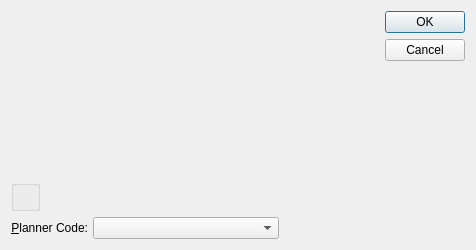
<?xml version="1.0" encoding="UTF-8"?>
<ui version="4.0">
 <comment>This file is part of the xTuple ERP: PostBooks Edition, a free and
open source Enterprise Resource Planning software suite,
Copyright (c) 1999-2019 by OpenMFG LLC, d/b/a xTuple.
It is licensed to you under the Common Public Attribution License
version 1.0, the full text of which (including xTuple-specific Exhibits)
is available at www.xtuple.com/CPAL.  By using this software, you agree
to be bound by its terms.</comment>
 <class>assignItemToPlannerCode</class>
 <widget class="QDialog" name="assignItemToPlannerCode">
  <property name="geometry">
   <rect>
    <x>0</x>
    <y>0</y>
    <width>476</width>
    <height>250</height>
   </rect>
  </property>
  <property name="windowTitle">
   <string>Assign Item to Planner Code</string>
  </property>
  <layout class="QGridLayout" name="gridLayout">
   <item row="0" column="0">
    <layout class="QHBoxLayout" name="horizontalLayout">
     <item>
      <widget class="ItemCluster" name="_item"/>
     </item>
     <item>
      <spacer name="Spacer33">
       <property name="orientation">
        <enum>Qt::Horizontal</enum>
       </property>
       <property name="sizeType">
        <enum>QSizePolicy::Expanding</enum>
       </property>
       <property name="sizeHint" stdset="0">
        <size>
         <width>13</width>
         <height>61</height>
        </size>
       </property>
      </spacer>
     </item>
     <item>
      <widget class="QDialogButtonBox" name="_buttonBox">
       <property name="orientation">
        <enum>Qt::Vertical</enum>
       </property>
       <property name="standardButtons">
        <set>QDialogButtonBox::Cancel|QDialogButtonBox::Ok</set>
       </property>
      </widget>
     </item>
    </layout>
   </item>
   <item row="1" column="0">
    <layout class="QHBoxLayout">
     <property name="spacing">
      <number>0</number>
     </property>
     <item>
      <widget class="WarehouseGroup" name="_warehouse">
       <property name="title">
        <string/>
       </property>
       <property name="fixedSize">
        <bool>false</bool>
       </property>
      </widget>
     </item>
     <item>
      <spacer name="Spacer32">
       <property name="orientation">
        <enum>Qt::Horizontal</enum>
       </property>
       <property name="sizeType">
        <enum>QSizePolicy::Expanding</enum>
       </property>
       <property name="sizeHint" stdset="0">
        <size>
         <width>222</width>
         <height>20</height>
        </size>
       </property>
      </spacer>
     </item>
    </layout>
   </item>
   <item row="2" column="0">
    <layout class="QHBoxLayout">
     <property name="spacing">
      <number>5</number>
     </property>
     <item>
      <widget class="QLabel" name="_plannerCodeLit">
       <property name="text">
        <string>&amp;Planner Code:</string>
       </property>
       <property name="alignment">
        <set>Qt::AlignRight|Qt::AlignTrailing|Qt::AlignVCenter</set>
       </property>
       <property name="buddy">
        <cstring>_plannerCode</cstring>
       </property>
      </widget>
     </item>
     <item>
      <widget class="XComboBox" name="_plannerCode">
       <property name="sizePolicy">
        <sizepolicy hsizetype="Expanding" vsizetype="Fixed">
         <horstretch>0</horstretch>
         <verstretch>0</verstretch>
        </sizepolicy>
       </property>
      </widget>
     </item>
     <item>
      <spacer name="horizontalSpacer">
       <property name="orientation">
        <enum>Qt::Horizontal</enum>
       </property>
       <property name="sizeHint" stdset="0">
        <size>
         <width>40</width>
         <height>20</height>
        </size>
       </property>
      </spacer>
     </item>
    </layout>
   </item>
  </layout>
 </widget>
 <layoutdefault spacing="6" margin="11"/>
 <customwidgets>
  <customwidget>
   <class>ItemCluster</class>
   <extends>QWidget</extends>
   <header>itemcluster.h</header>
   <container>1</container>
  </customwidget>
  <customwidget>
   <class>WarehouseGroup</class>
   <extends>QGroupBox</extends>
   <header>warehousegroup.h</header>
   <container>1</container>
  </customwidget>
  <customwidget>
   <class>XComboBox</class>
   <extends>QComboBox</extends>
   <header>xcombobox.h</header>
  </customwidget>
 </customwidgets>
 <tabstops>
  <tabstop>_item</tabstop>
  <tabstop>_warehouse</tabstop>
  <tabstop>_plannerCode</tabstop>
 </tabstops>
 <resources/>
 <connections/>
</ui>
